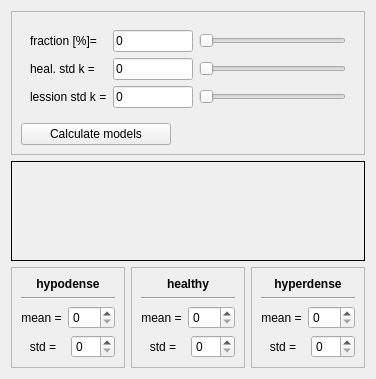
          <widget class="QWidget" name="color_model_T">
           <attribute name="title">
            <string>Color Model</string>
           </attribute>
           <layout class="QVBoxLayout" name="verticalLayout_10">
            <item>
             <widget class="QFrame" name="frame_6">
              <property name="sizePolicy">
               <sizepolicy hsizetype="Preferred" vsizetype="Fixed">
                <horstretch>0</horstretch>
                <verstretch>0</verstretch>
               </sizepolicy>
              </property>
              <property name="frameShape">
               <enum>QFrame::StyledPanel</enum>
              </property>
              <property name="frameShadow">
               <enum>QFrame::Raised</enum>
              </property>
              <layout class="QVBoxLayout" name="verticalLayout_9">
               <item>
                <widget class="QFrame" name="frame_9">
                 <property name="sizePolicy">
                  <sizepolicy hsizetype="Minimum" vsizetype="Preferred">
                   <horstretch>0</horstretch>
                   <verstretch>0</verstretch>
                  </sizepolicy>
                 </property>
                 <property name="frameShape">
                  <enum>QFrame::NoFrame</enum>
                 </property>
                 <property name="frameShadow">
                  <enum>QFrame::Raised</enum>
                 </property>
                 <layout class="QGridLayout" name="gridLayout_4">
                  <item row="0" column="1">
                   <widget class="QLineEdit" name="perc_LE">
                    <property name="sizePolicy">
                     <sizepolicy hsizetype="Preferred" vsizetype="Fixed">
                      <horstretch>0</horstretch>
                      <verstretch>0</verstretch>
                     </sizepolicy>
                    </property>
                    <property name="maximumSize">
                     <size>
                      <width>80</width>
                      <height>16777215</height>
                     </size>
                    </property>
                    <property name="text">
                     <string>0</string>
                    </property>
                   </widget>
                  </item>
                  <item row="1" column="0">
                   <widget class="QLabel" name="label_13">
                    <property name="text">
                     <string>heal. std k =</string>
                    </property>
                   </widget>
                  </item>
                  <item row="1" column="1">
                   <widget class="QLineEdit" name="k_std_h_LE">
                    <property name="sizePolicy">
                     <sizepolicy hsizetype="Preferred" vsizetype="Fixed">
                      <horstretch>0</horstretch>
                      <verstretch>0</verstretch>
                     </sizepolicy>
                    </property>
                    <property name="maximumSize">
                     <size>
                      <width>80</width>
                      <height>16777215</height>
                     </size>
                    </property>
                    <property name="text">
                     <string>0</string>
                    </property>
                   </widget>
                  </item>
                  <item row="0" column="0">
                   <widget class="QLabel" name="label">
                    <property name="sizePolicy">
                     <sizepolicy hsizetype="Fixed" vsizetype="Preferred">
                      <horstretch>0</horstretch>
                      <verstretch>0</verstretch>
                     </sizepolicy>
                    </property>
                    <property name="text">
                     <string>fraction [%]=</string>
                    </property>
                   </widget>
                  </item>
                  <item row="2" column="0">
                   <widget class="QLabel" name="label_14">
                    <property name="text">
                     <string>lession std k =</string>
                    </property>
                   </widget>
                  </item>
                  <item row="2" column="1">
                   <widget class="QLineEdit" name="k_std_t_LE">
                    <property name="sizePolicy">
                     <sizepolicy hsizetype="Preferred" vsizetype="Fixed">
                      <horstretch>0</horstretch>
                      <verstretch>0</verstretch>
                     </sizepolicy>
                    </property>
                    <property name="maximumSize">
                     <size>
                      <width>80</width>
                      <height>16777215</height>
                     </size>
                    </property>
                    <property name="text">
                     <string>0</string>
                    </property>
                   </widget>
                  </item>
                  <item row="0" column="2">
                   <widget class="QSlider" name="frac_SL">
                    <property name="maximum">
                     <number>100</number>
                    </property>
                    <property name="value">
                     <number>0</number>
                    </property>
                    <property name="orientation">
                     <enum>Qt::Horizontal</enum>
                    </property>
                   </widget>
                  </item>
                  <item row="1" column="2">
                   <widget class="QSlider" name="heal_std_k_SL">
                    <property name="maximum">
                     <number>10</number>
                    </property>
                    <property name="value">
                     <number>0</number>
                    </property>
                    <property name="orientation">
                     <enum>Qt::Horizontal</enum>
                    </property>
                   </widget>
                  </item>
                  <item row="2" column="2">
                   <widget class="QSlider" name="tum_std_k_SL">
                    <property name="maximum">
                     <number>10</number>
                    </property>
                    <property name="value">
                     <number>0</number>
                    </property>
                    <property name="orientation">
                     <enum>Qt::Horizontal</enum>
                    </property>
                   </widget>
                  </item>
                 </layout>
                </widget>
               </item>
               <item>
                <widget class="QPushButton" name="calculate_models_BTN">
                 <property name="maximumSize">
                  <size>
                   <width>150</width>
                   <height>16777215</height>
                  </size>
                 </property>
                 <property name="text">
                  <string>Calculate models</string>
                 </property>
                </widget>
               </item>
              </layout>
             </widget>
            </item>
            <item>
             <widget class="QFrame" name="histogram_F">
              <property name="sizePolicy">
               <sizepolicy hsizetype="Minimum" vsizetype="Expanding">
                <horstretch>0</horstretch>
                <verstretch>0</verstretch>
               </sizepolicy>
              </property>
              <property name="minimumSize">
               <size>
                <width>0</width>
                <height>100</height>
               </size>
              </property>
              <property name="frameShape">
               <enum>QFrame::Box</enum>
              </property>
             </widget>
            </item>
            <item>
             <layout class="QHBoxLayout" name="horizontalLayout_4">
              <item>
               <widget class="QFrame" name="frame_3">
                <property name="sizePolicy">
                 <sizepolicy hsizetype="Minimum" vsizetype="Preferred">
                  <horstretch>0</horstretch>
                  <verstretch>0</verstretch>
                 </sizepolicy>
                </property>
                <property name="minimumSize">
                 <size>
                  <width>0</width>
                  <height>50</height>
                 </size>
                </property>
                <property name="frameShape">
                 <enum>QFrame::StyledPanel</enum>
                </property>
                <property name="frameShadow">
                 <enum>QFrame::Raised</enum>
                </property>
                <layout class="QVBoxLayout" name="verticalLayout_3">
                 <item>
                  <widget class="QLabel" name="label_3">
                   <property name="sizePolicy">
                    <sizepolicy hsizetype="Minimum" vsizetype="Preferred">
                     <horstretch>0</horstretch>
                     <verstretch>0</verstretch>
                    </sizepolicy>
                   </property>
                   <property name="font">
                    <font>
                     <weight>75</weight>
                     <bold>true</bold>
                    </font>
                   </property>
                   <property name="text">
                    <string>hypodense</string>
                   </property>
                   <property name="alignment">
                    <set>Qt::AlignCenter</set>
                   </property>
                  </widget>
                 </item>
                 <item>
                  <widget class="Line" name="line">
                   <property name="orientation">
                    <enum>Qt::Horizontal</enum>
                   </property>
                  </widget>
                 </item>
                 <item>
                  <layout class="QHBoxLayout" name="horizontalLayout_2">
                   <item>
                    <widget class="QLabel" name="label_6">
                     <property name="sizePolicy">
                      <sizepolicy hsizetype="Minimum" vsizetype="Preferred">
                       <horstretch>0</horstretch>
                       <verstretch>0</verstretch>
                      </sizepolicy>
                     </property>
                     <property name="text">
                      <string>mean =</string>
                     </property>
                     <property name="alignment">
                      <set>Qt::AlignCenter</set>
                     </property>
                    </widget>
                   </item>
                   <item>
                    <widget class="QSpinBox" name="hypo_mean_SB">
                     <property name="maximum">
                      <number>256</number>
                     </property>
                    </widget>
                   </item>
                  </layout>
                 </item>
                 <item>
                  <layout class="QHBoxLayout" name="horizontalLayout_5">
                   <item>
                    <widget class="QLabel" name="label_7">
                     <property name="sizePolicy">
                      <sizepolicy hsizetype="Minimum" vsizetype="Preferred">
                       <horstretch>0</horstretch>
                       <verstretch>0</verstretch>
                      </sizepolicy>
                     </property>
                     <property name="text">
                      <string>std =</string>
                     </property>
                     <property name="alignment">
                      <set>Qt::AlignCenter</set>
                     </property>
                    </widget>
                   </item>
                   <item>
                    <widget class="QSpinBox" name="hypo_std_SB"/>
                   </item>
                  </layout>
                 </item>
                </layout>
               </widget>
              </item>
              <item>
               <widget class="QFrame" name="frame_4">
                <property name="sizePolicy">
                 <sizepolicy hsizetype="Minimum" vsizetype="Preferred">
                  <horstretch>0</horstretch>
                  <verstretch>0</verstretch>
                 </sizepolicy>
                </property>
                <property name="minimumSize">
                 <size>
                  <width>0</width>
                  <height>50</height>
                 </size>
                </property>
                <property name="frameShape">
                 <enum>QFrame::StyledPanel</enum>
                </property>
                <property name="frameShadow">
                 <enum>QFrame::Raised</enum>
                </property>
                <layout class="QVBoxLayout" name="verticalLayout_5">
                 <item>
                  <widget class="QLabel" name="label_4">
                   <property name="sizePolicy">
                    <sizepolicy hsizetype="Minimum" vsizetype="Preferred">
                     <horstretch>0</horstretch>
                     <verstretch>0</verstretch>
                    </sizepolicy>
                   </property>
                   <property name="font">
                    <font>
                     <weight>75</weight>
                     <bold>true</bold>
                    </font>
                   </property>
                   <property name="text">
                    <string>healthy</string>
                   </property>
                   <property name="alignment">
                    <set>Qt::AlignCenter</set>
                   </property>
                  </widget>
                 </item>
                 <item>
                  <widget class="Line" name="line_2">
                   <property name="orientation">
                    <enum>Qt::Horizontal</enum>
                   </property>
                  </widget>
                 </item>
                 <item>
                  <layout class="QHBoxLayout" name="horizontalLayout_6">
                   <item>
                    <widget class="QLabel" name="label_8">
                     <property name="sizePolicy">
                      <sizepolicy hsizetype="Minimum" vsizetype="Preferred">
                       <horstretch>0</horstretch>
                       <verstretch>0</verstretch>
                      </sizepolicy>
                     </property>
                     <property name="text">
                      <string>mean =</string>
                     </property>
                     <property name="alignment">
                      <set>Qt::AlignCenter</set>
                     </property>
                    </widget>
                   </item>
                   <item>
                    <widget class="QSpinBox" name="heal_mean_SB">
                     <property name="maximum">
                      <number>256</number>
                     </property>
                     <property name="singleStep">
                      <number>1</number>
                     </property>
                    </widget>
                   </item>
                  </layout>
                 </item>
                 <item>
                  <layout class="QHBoxLayout" name="horizontalLayout_7">
                   <item>
                    <widget class="QLabel" name="label_9">
                     <property name="sizePolicy">
                      <sizepolicy hsizetype="Minimum" vsizetype="Preferred">
                       <horstretch>0</horstretch>
                       <verstretch>0</verstretch>
                      </sizepolicy>
                     </property>
                     <property name="text">
                      <string>std =</string>
                     </property>
                     <property name="alignment">
                      <set>Qt::AlignCenter</set>
                     </property>
                    </widget>
                   </item>
                   <item>
                    <widget class="QSpinBox" name="heal_std_SB"/>
                   </item>
                  </layout>
                 </item>
                </layout>
               </widget>
              </item>
              <item>
               <widget class="QFrame" name="frame_5">
                <property name="sizePolicy">
                 <sizepolicy hsizetype="Minimum" vsizetype="Preferred">
                  <horstretch>0</horstretch>
                  <verstretch>0</verstretch>
                 </sizepolicy>
                </property>
                <property name="minimumSize">
                 <size>
                  <width>0</width>
                  <height>50</height>
                 </size>
                </property>
                <property name="frameShape">
                 <enum>QFrame::StyledPanel</enum>
                </property>
                <property name="frameShadow">
                 <enum>QFrame::Raised</enum>
                </property>
                <layout class="QVBoxLayout" name="verticalLayout_6">
                 <item>
                  <widget class="QLabel" name="label_5">
                   <property name="sizePolicy">
                    <sizepolicy hsizetype="Minimum" vsizetype="Preferred">
                     <horstretch>0</horstretch>
                     <verstretch>0</verstretch>
                    </sizepolicy>
                   </property>
                   <property name="font">
                    <font>
                     <weight>75</weight>
                     <bold>true</bold>
                    </font>
                   </property>
                   <property name="text">
                    <string>hyperdense</string>
                   </property>
                   <property name="alignment">
                    <set>Qt::AlignCenter</set>
                   </property>
                  </widget>
                 </item>
                 <item>
                  <widget class="Line" name="line_3">
                   <property name="orientation">
                    <enum>Qt::Horizontal</enum>
                   </property>
                  </widget>
                 </item>
                 <item>
                  <layout class="QHBoxLayout" name="horizontalLayout_8">
                   <item>
                    <widget class="QLabel" name="label_10">
                     <property name="sizePolicy">
                      <sizepolicy hsizetype="Minimum" vsizetype="Preferred">
                       <horstretch>0</horstretch>
                       <verstretch>0</verstretch>
                      </sizepolicy>
                     </property>
                     <property name="text">
                      <string>mean =</string>
                     </property>
                     <property name="alignment">
                      <set>Qt::AlignCenter</set>
                     </property>
                    </widget>
                   </item>
                   <item>
                    <widget class="QSpinBox" name="hyper_mean_SB">
                     <property name="maximum">
                      <number>256</number>
                     </property>
                    </widget>
                   </item>
                  </layout>
                 </item>
                 <item>
                  <layout class="QHBoxLayout" name="horizontalLayout_9">
                   <item>
                    <widget class="QLabel" name="label_11">
                     <property name="sizePolicy">
                      <sizepolicy hsizetype="Minimum" vsizetype="Preferred">
                       <horstretch>0</horstretch>
                       <verstretch>0</verstretch>
                      </sizepolicy>
                     </property>
                     <property name="text">
                      <string>std =</string>
                     </property>
                     <property name="alignment">
                      <set>Qt::AlignCenter</set>
                     </property>
                    </widget>
                   </item>
                   <item>
                    <widget class="QSpinBox" name="hyper_std_SB"/>
                   </item>
                  </layout>
                 </item>
                </layout>
               </widget>
              </item>
             </layout>
            </item>
           </layout>
          </widget>
